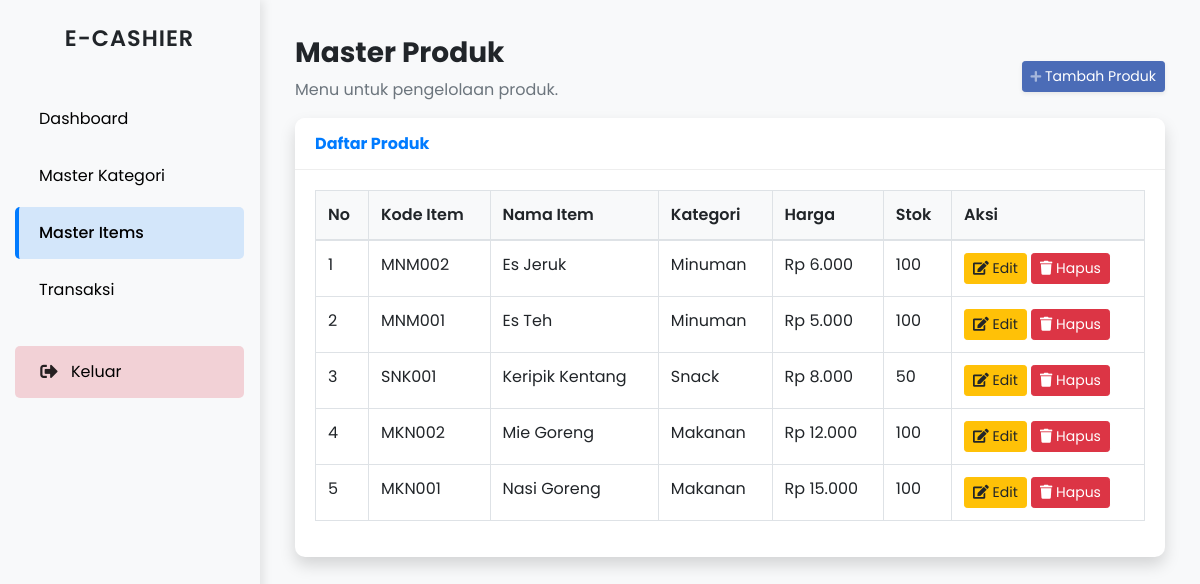
Page /index.php?page=item (signed in) on the earlier database version.
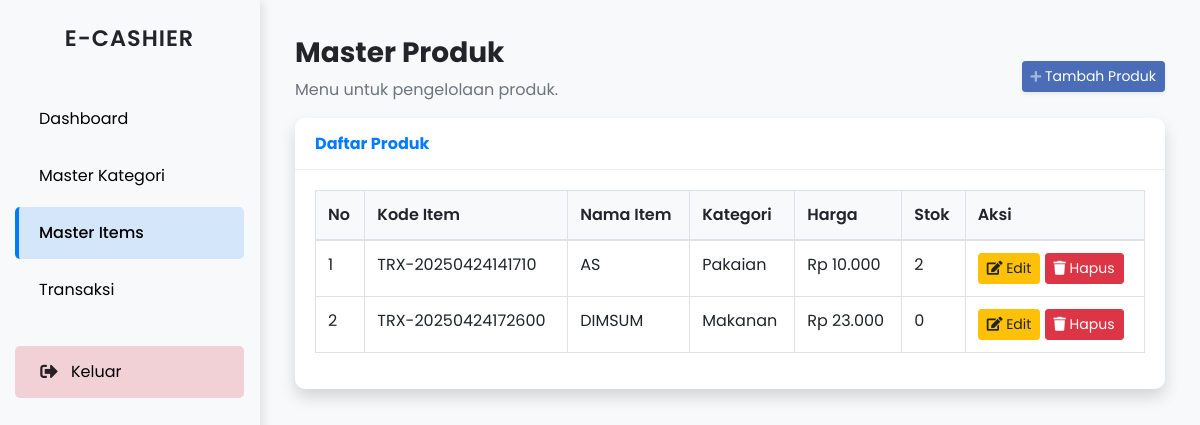
Same page on the later database version.
### tables this page shows
CREATE TABLE `item` (
  `id` int NOT NULL,
  `kode_item` varchar(20) NOT NULL,
  `nama_item` varchar(100) NOT NULL,
  `kategori_id` int DEFAULT NULL,
  `harga` decimal(10,2) NOT NULL,
  `stok` int NOT NULL DEFAULT '0',
  `deskripsi` text,
  `created_at` timestamp NULL DEFAULT CURRENT_TIMESTAMP
);

CREATE TABLE `kategori` (
  `id` int NOT NULL,
  `nama_kategori` varchar(100) NOT NULL,
  `deskripsi` text,
  `created_at` timestamp NULL DEFAULT CURRENT_TIMESTAMP
);

### index.php (called while the page is built, shortened)
<?php
require_once 'includes/functions.php';
$page = isset($_GET['page']) ? $_GET['page'] : 'dashboard';
if ($page == 'dashboard') {
    $file_path = 'modules/dashboard/index.php';
} elseif ($page == 'kategori') {
    $file_path = 'modules/kategori/index.php';
} elseif ($page == 'kategori_tambah') {
    $file_path = 'modules/kategori/create.php';
} elseif ($page == 'kategori_edit') {
    $file_path = 'modules/kategori/edit.php';
} elseif ($page == 'item') {
    $file_path = 'modules/item/index.php';
} elseif ($page == 'item_tambah') {
    $file_path = 'modules/item/create.php';
} elseif ($page == 'item_edit') {
    $file_path = 'modules/item/edit.php';
} elseif ($page == 'transaksi') {
    $file_path = 'modules/transaksi/index.php';
} elseif ($page == 'cart') {
    $file_path = 'modules/transaksi/cart.php';
} elseif ($page == 'history') {
    $file_path = 'modules/transaksi/history.php';
} elseif ($page == 'transaksi_detail') {
    $file_path = 'modules/transaksi/detail.php';
} else {
    $file_path = 'modules/dashboard/index.php';
}
include_once 'includes/header.php';
include_once 'includes/sidebar.php';
include($file_path);
include_once 'includes/footer.php';
?>

### includes/functions.php (called while the page is built, shortened)
<?php
function formatRupiah($angka) {
    $angka = $angka ?? 0;
    return "Rp " . number_format($angka, 0, ',', '.');
}
?>

### modules/item/index.php (the view, shortened to what this page needs)
<div class="container-fluid">
    <div class="d-sm-flex align-items-center justify-content-between">
        <div>
        <h1 class="h3 mb-2 font-weight-bold text-gray-800">Master Produk</h1>
        <p class="text-muted">Menu untuk pengelolaan produk.</p>
        </div>
        <a href="index.php?page=item_tambah" class="d-none d-sm-inline-block btn btn-sm btn-primary shadow-sm">
            <i class="fas fa-plus fa-sm text-white-50"></i> Tambah Produk
        </a>
    </div>
    <div class="card shadow mb-4">
        <div class="card-header py-3">
            <h6 class="m-0 font-weight-bold text-primary">Daftar Produk</h6>
        </div>
        <div class="card-body">
            <div class="table-responsive">
                <table class="table table-bordered" id="dataTable" width="100%" cellspacing="0">
                    <thead>
                        <tr>
                            <th>No</th>
                            <th>Kode Item</th>
                            <th>Nama Item</th>
                            <th>Kategori</th>
                            <th>Harga</th>
                            <th>Stok</th>
                            <th>Aksi</th>
                        </tr>
                    </thead>
                    <tbody>
                        <?php
                        $query = "SELECT i.*, k.nama_kategori
                                  FROM item i
                                  LEFT JOIN kategori k ON i.kategori_id = k.id
                                  ORDER BY i.nama_item ASC";
                        $result = mysqli_query($conn, $query);
                        if (mysqli_num_rows($result) > 0) {
                            $no = 1;
                            while ($row = mysqli_fetch_assoc($result)) {
                                echo "<tr>";
                                echo "<td>" . $no++ . "</td>";
                                echo "<td>" . $row['kode_item'] . "</td>";
                                echo "<td>" . $row['nama_item'] . "</td>";
                                echo "<td>" . $row['nama_kategori'] . "</td>";
                                echo "<td>" . formatRupiah($row['harga']) . "</td>";
                                echo "<td>" . $row['stok'] . "</td>";
                                echo "<td>
                                        <a href='index.php?page=item_edit&id=" . $row['id'] . "' class='btn btn-sm btn-warning'>
                                            <i class='fas fa-edit'></i> Edit
                                        </a>
                                        <a href='javascript:void(0);' onclick='konfirmasiHapus(\"index.php?page=item&delete=" . $row['id'] . "\", \"" . $row['nama_item'] . "\")' class='btn btn-sm btn-danger'>
                                            <i class='fas fa-trash'></i> Hapus
                                        </a>
                                      </td>";
                                echo "</tr>";
                            }
                        } else {
                            echo "<tr><td colspan='7' class='text-center'>Tidak ada data item</td></tr>";
                        }
                        ?>
                    </tbody>
                </table>
            </div>
        </div>
    </div>
</div>

Differences in the rows shown:
removed item: kode_item "MNM002", nama_item "Es Jeruk", kategori.nama_kategori "Minuman", harga "Rp 6.000", stok "100"
removed item: kode_item "MNM001", nama_item "Es Teh", kategori.nama_kategori "Minuman", harga "Rp 5.000", stok "100"
removed item: kode_item "SNK001", nama_item "Keripik Kentang", kategori.nama_kategori "Snack", harga "Rp 8.000", stok "50"
removed item: kode_item "MKN002", nama_item "Mie Goreng", kategori.nama_kategori "Makanan", harga "Rp 12.000", stok "100"
removed item: kode_item "MKN001", nama_item "Nasi Goreng", kategori.nama_kategori "Makanan", harga "Rp 15.000", stok "100"
added item: kode_item "TRX-20250424141710", nama_item "AS", kategori.nama_kategori "Pakaian", harga "Rp 10.000", stok "2"
added item: kode_item "TRX-20250424172600", nama_item "DIMSUM", kategori.nama_kategori "Makanan", harga "Rp 23.000", stok "0"
